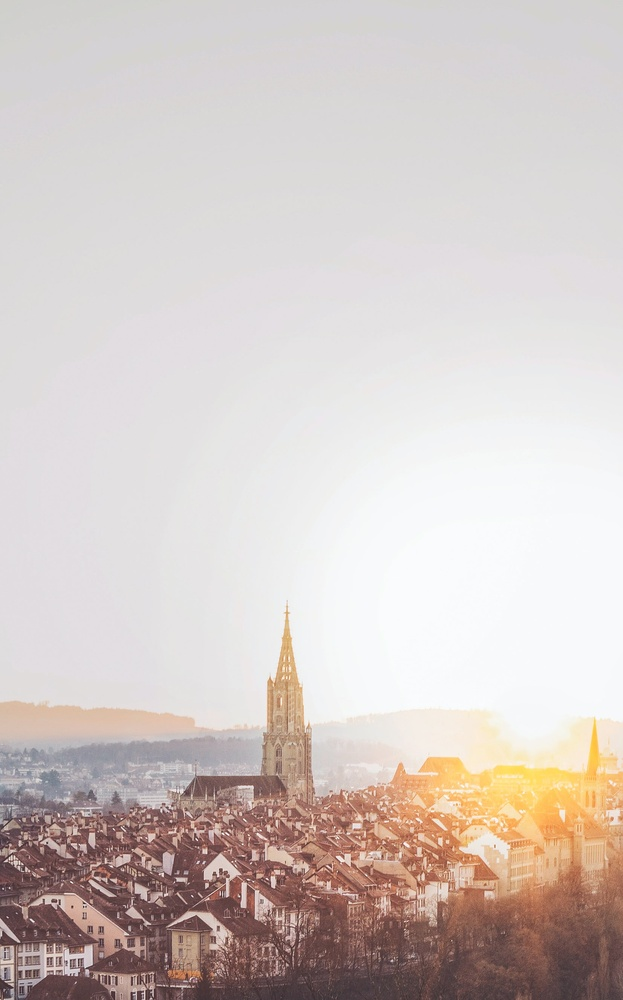
%> input picture IMG/cua.jpg, 623 x 1000 px, shrunk from 1653 x 2652 before the run
$ octave TransIntensidad.m   (GNU Octave 9; MATLAB toolbox functions it lacks are replaced by stand-ins)
%> lines starting %> are read from the running program, lines starting %| are printed output that depends on the picture
clc;
clear all;
close all;

%Abrir imagen
imgc=imread('IMG/cua.jpg');
%> imgc is the input picture: size 1000x623x3 uint8; mean R, G, B 210.8, 200.7, 197.2
imgcub=imread('IMG/cub.jpg');
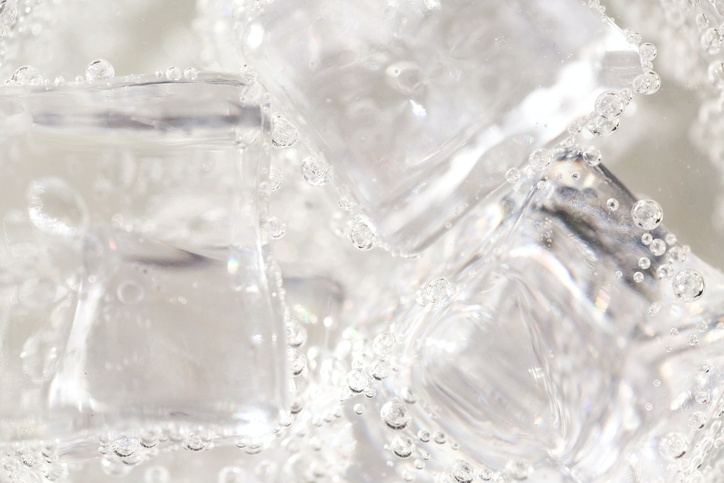
%> input picture IMG/cub.jpg, 724 x 483 px, shrunk from 1920 x 1280 before the run
%> imgcub is the input picture: size 483x724x3 uint8; mean R, G, B 217.6, 213.8, 209.7
imglog=imread('IMG/log.jpg');
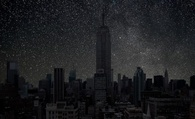
%> input picture IMG/log.jpg, 195 x 119 px, shrunk from 516 x 315 before the run
%> imglog is the input picture: size 119x195x3 uint8; mean R, G, B 29.1, 29.8, 32.3
imgsqr=imread('IMG/sqr.jpg');
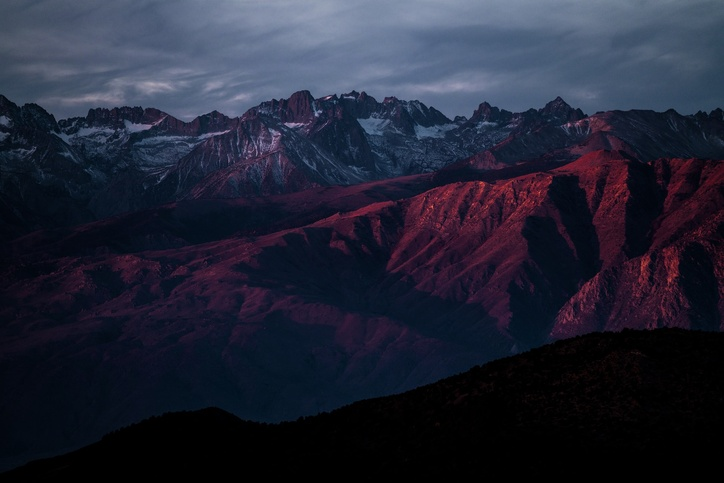
%> input picture IMG/sqr.jpg, 724 x 483 px, shrunk from 1920 x 1281 before the run
%> imgsqr is the input picture: size 483x724x3 uint8; mean R, G, B 34.3, 37.3, 53.6

%Convertimos de uint8 a double
imgDc=double(imgc);
imgDcub=double(imgcub);
imgDlog=double(imglog);
imgDsqr=double(imgsqr);

%Funcion cuadrada
div=1/255;
FC=(imgDc.^2).*div;
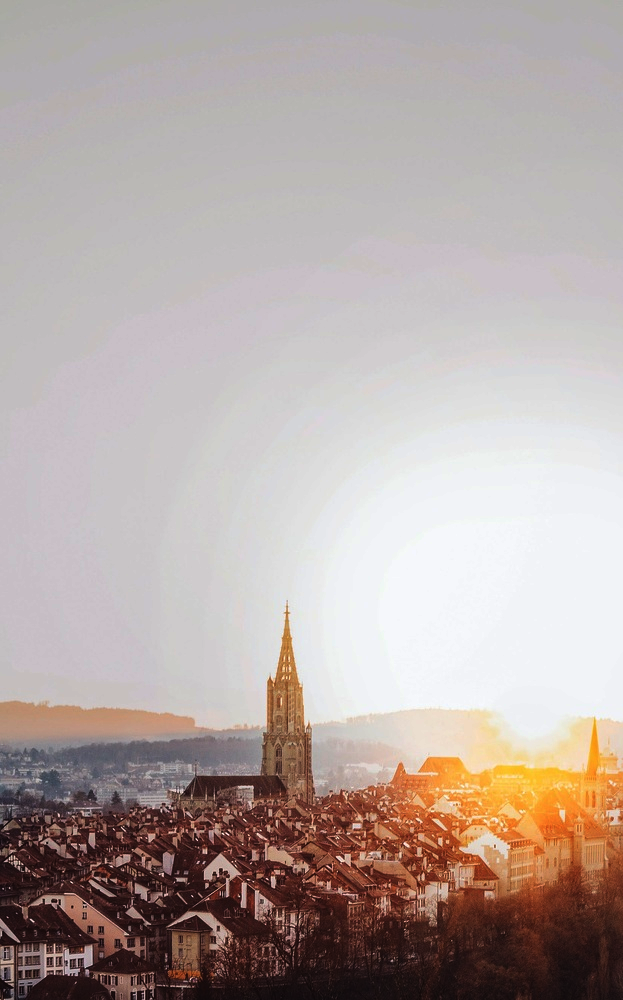
%> FC: size 1000x623x3 double; mean R, G, B 180.9, 168.4, 164.7

%Funcion cubica
FCub=(imgDcub.^3).*(div^2);
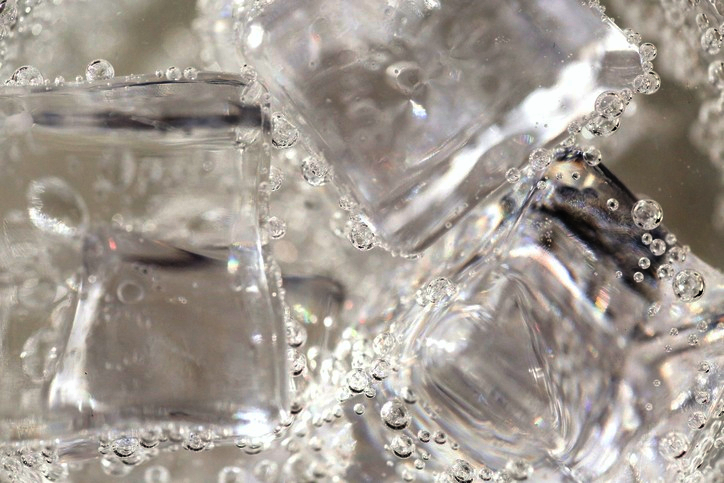
%> FCub: size 483x724x3 double; mean R, G, B 162.5, 154.8, 146.7

%Funcion raíz cuadrada
FSqrt=sqrt(255.*imgDsqr);
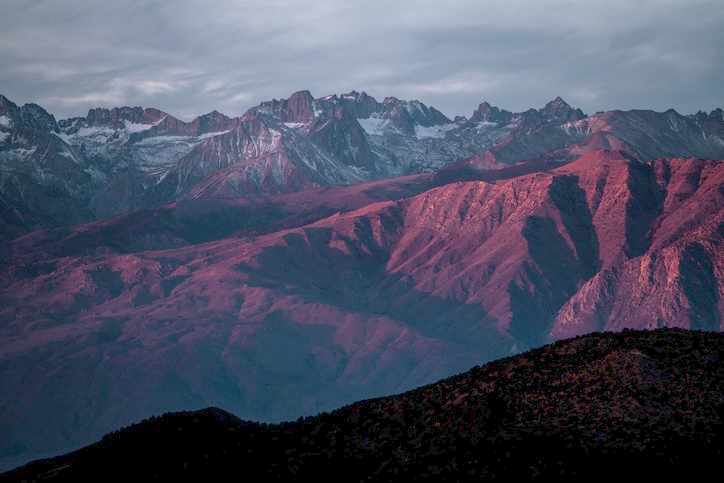
%> FSqrt: size 483x724x3 double; mean R, G, B 76.7, 81.5, 101.3

%Funcion logaritmica
FLog=255.*((log(1+imgDlog))/(log(1+255)));
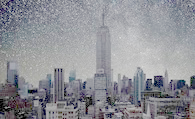
%> FLog: size 119x195x3 double; mean R, G, B 144, 145.1, 151

%Conversion de double a uint8
imgFC=uint8(FC);
imgFCub=uint8(FCub);
imgFSqrt=uint8(FSqrt);
imgFLog=uint8(FLog);

%Mostramos
figure()
subplot(1,2,1)
imshow(imgc)
title('Original')
subplot(1,2,2)
imshow(imgFC);
title('Función cuadrada')
figure()
subplot(1,2,1)
imshow(imgcub)
title('Original')
subplot(1,2,2)
imshow(imgFCub)
title('Funcion cubica')
figure()
subplot(1,2,1)
imshow(imgsqr)
title('Original')
subplot(1,2,2)
imshow(imgFSqrt)
title('Funcion raiz cuadrada')
figure()
subplot(1,2,1)
imshow(imglog)
title('Original')
subplot(1,2,2)
imshow(imgFLog)
title('Funcion logaritmica')
